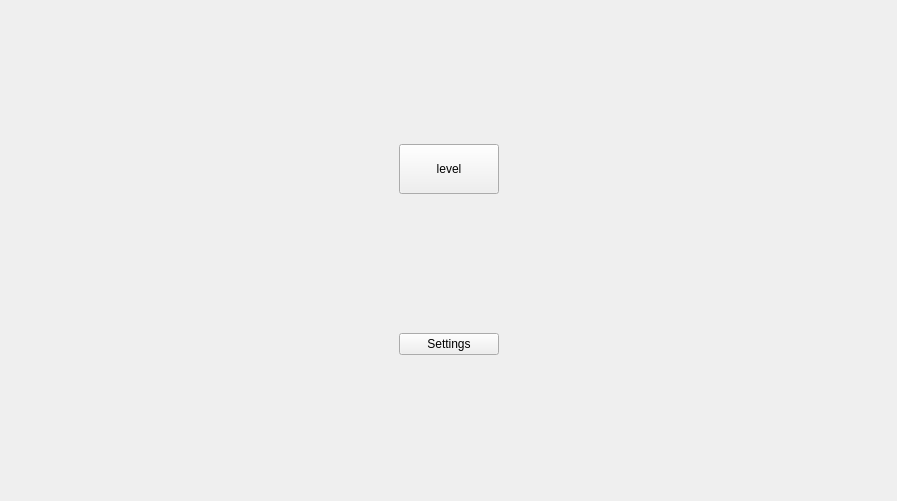
<?xml version="1.0" encoding="UTF-8"?>
<ui version="4.0">
 <class>MainMenu</class>
 <widget class="QWidget" name="MainMenu">
  <property name="geometry">
   <rect>
    <x>0</x>
    <y>0</y>
    <width>897</width>
    <height>501</height>
   </rect>
  </property>
  <property name="windowTitle">
   <string>Form</string>
  </property>
  <layout class="QHBoxLayout" name="horizontalLayout">
   <item>
    <spacer name="horizontalSpacer">
     <property name="orientation">
      <enum>Qt::Orientation::Horizontal</enum>
     </property>
     <property name="sizeHint" stdset="0">
      <size>
       <width>40</width>
       <height>20</height>
      </size>
     </property>
    </spacer>
   </item>
   <item>
    <layout class="QVBoxLayout" name="verticalLayout">
     <item>
      <widget class="QPushButton" name="btnLevelSelect">
       <property name="enabled">
        <bool>true</bool>
       </property>
       <property name="minimumSize">
        <size>
         <width>100</width>
         <height>50</height>
        </size>
       </property>
       <property name="text">
        <string>level</string>
       </property>
      </widget>
     </item>
     <item>
      <widget class="QPushButton" name="btnSettingsSelect">
       <property name="text">
        <string>Settings</string>
       </property>
      </widget>
     </item>
    </layout>
   </item>
   <item>
    <spacer name="horizontalSpacer_2">
     <property name="orientation">
      <enum>Qt::Orientation::Horizontal</enum>
     </property>
     <property name="sizeHint" stdset="0">
      <size>
       <width>40</width>
       <height>20</height>
      </size>
     </property>
    </spacer>
   </item>
  </layout>
 </widget>
 <resources/>
 <connections/>
</ui>
